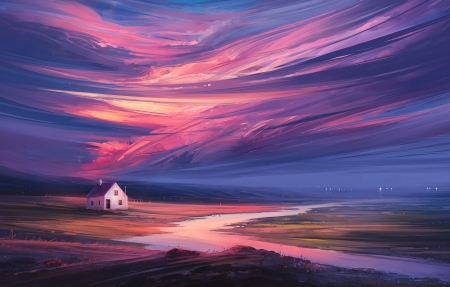
#> input picture data/background/000012-16347456122a06.jpg, 450 x 287 px; its folder holds only this picture in this run
$ python create_train.py
#> lines starting #> are read from the running program, lines starting #| are printed output that depends on the picture; pictures that were not available may be replaced by others from this repository, and a replacement may not be noted
# -*- coding: utf-8 -*-

import os
import glob
import cv2
import numpy as np
import csv
import random

random.seed(0)

def add_alpha_channel(img):
    """ 为jpg图像添加alpha通道 """

    b_channel, g_channel, r_channel = cv2.split(img) # 剥离jpg图像通道
    alpha_channel = np.ones(b_channel.shape, dtype=b_channel.dtype) *255 # 创建Alpha通道    255表示透明

    img_new = cv2.merge((b_channel, g_channel, r_channel, alpha_channel)) # 融合通道
    return img_new

def merge_img(jpg_img, png_img, y1, y2, x1, x2):
    """ 将png透明图像与jpg图像叠加
        y1,y2,x1,x2为叠加位置坐标值
    """

    # 判断jpg图像是否已经为4通道
    if jpg_img.shape[2] == 3:
        jpg_img = add_alpha_channel(jpg_img)

    '''
    当叠加图像时，可能因为叠加位置设置不当，导致png图像的边界超过背景jpg图像，而程序报错
    这里设定一系列叠加位置的限制，可以满足png图像超出jpg图像范围时，依然可以正常叠加
    '''
    yy1 = 0
    yy2 = png_img.shape[0]
    xx1 = 0
    xx2 = png_img.shape[1]

    if x1 < 0:
        xx1 = -x1
        x1 = 0
    if y1 < 0:
        yy1 = - y1
        y1 = 0
    if x2 > jpg_img.shape[1]:
        xx2 = png_img.shape[1] - (x2 - jpg_img.shape[1])
        x2 = jpg_img.shape[1]
    if y2 > jpg_img.shape[0]:
        yy2 = png_img.shape[0] - (y2 - jpg_img.shape[0])
        y2 = jpg_img.shape[0]

    # 获取要覆盖图像的alpha值，将像素值除以255，使值保持在0-1之间
    alpha_png = png_img[yy1:yy2,xx1:xx2,3] / 255.0
    alpha_jpg = 1 - alpha_png

    # 开始叠加
    for c in range(0,3):
        jpg_img[y1:y2, x1:x2, c] = ((alpha_jpg*jpg_img[y1:y2,x1:x2,c]) + (alpha_png*png_img[yy1:yy2,xx1:xx2,c]))

    return jpg_img


if __name__ == '__main__':

    target_num='one'
    location = target_num+'_target'

    with open('./data/'+location + '_train/label.csv',"w", newline='') as csvfile:
        writer = csv.writer(csvfile)
        writer.writerow(["img_name","label","xmin","ymin","xmax",'ymax'])
        #写入多行用writerows

    files = glob.glob('./data/background/*.jpg')

    if location=='one_target':
        for ct, name in enumerate(files):
            while 1:
                name = name.replace('\\', '/')
                img_jpg = cv2.imread(name, cv2.IMREAD_UNCHANGED)
#> img_jpg is the input picture: shape (287, 450, 3); mean B, G, R 124.5, 78.7, 108.3
                img_jpg = cv2.resize(img_jpg, (256, 256))
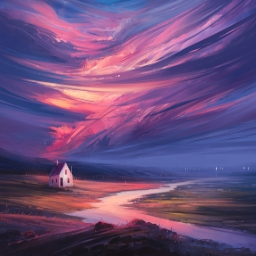
#> img_jpg: shape (256, 256, 3); mean B, G, R 124.4, 78.6, 108.2

                alpha = random.uniform(0.05, 0.5)  # 0.1 ~ 1
                x1 = random.randint(0, 256)  # 0 ~ 256
                y1 = random.randint(0, 256)  # 0 ~ 256

                # label 0
                label = 0
                img_png = cv2.imread('./data/target/' + str(label) + '.png', cv2.IMREAD_UNCHANGED)
                w, h, _ = img_png.shape
#> w = 287; h = 450
                if w > h:
                    img_png = cv2.resize(img_png, (int(alpha * h * 256. / w), int(alpha * 256)))
                else:
                    img_png = cv2.resize(img_png, (int(alpha * 256), int(alpha * h * 256. / w)))
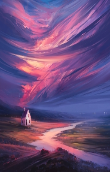
#> img_png: shape (172, 110, 3); mean B, G, R 124.4, 78.6, 108.2

                # 设置叠加位置坐标
                x2 = x1 + img_png.shape[1]
#> x2 = 325
                y2 = y1 + img_png.shape[0]
#> y2 = 192

                if x2 > img_jpg.shape[0] or y2 > img_jpg.shape[1]:
                    continue
                else:
                    break
            # while

            # 开始叠加
            res_img = merge_img(img_jpg, img_png, y1, y2, x1, x2)
#> in add_alpha_channel, `b_channel, g_channel, r_channel = cv2.split(img)`:
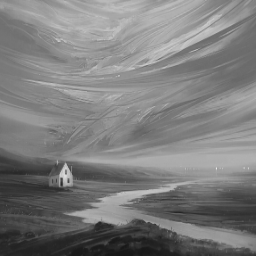
#> b_channel: shape (256, 256); min 21, max 233, mean 124.4
#> in add_alpha_channel, `b_channel, g_channel, r_channel = cv2.split(img)`:
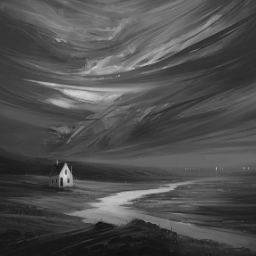
#> g_channel: shape (256, 256); min 15, max 214, mean 78.6
#> in add_alpha_channel, `b_channel, g_channel, r_channel = cv2.split(img)`:
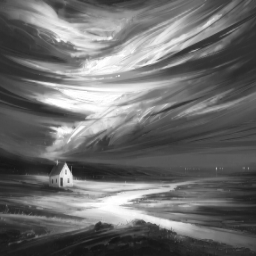
#> r_channel: shape (256, 256); min 20, max 255, mean 108.2
#> (the run stopped early here; a loop or call above may not have finished)
